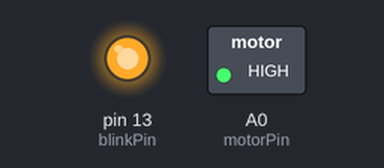
The sketch below on a simulated Arduino Uno, built with avr-gcc and run on an emulated ATmega328P. Shown: switched loads named in the sketch (green lamp = pin HIGH), output pins drawn as LEDs (lit = HIGH).

Above: at 0.1 s.
Timing chart, 0 to 1.6 s (numbered marks = the images above):
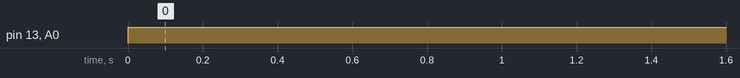

The sketch:

watering_system.ino
```cpp
int motorPin = A0;
int blinkPin = 13;

int watertime = 5000; // how long to water in miliseconds
int waittime = 5000; // how long to wait between watering

void setup()
{
  pinMode(motorPin, OUTPUT);
  pinMode(blinkPin, OUTPUT);
}

void loop()
{
  digitalWrite(motorPin, HIGH);
  digitalWrite(blinkPin, HIGH);
  delay(watertime);
  // digitalWrite(motorPin, LOW);
  // digitalWrite(blinkPin, LOW);
  // delay(waittime);
}
```

Measured:
- by itself, pin 13 (blinkPin), A0 (motorPin): LOW → HIGH at 0.00 s
